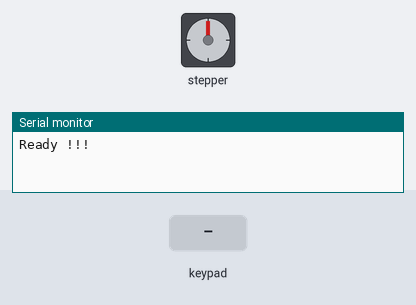
A sketch run on a simulated Arduino Uno, built with avr-gcc and run on an emulated ATmega328P. Shown: stepper motor, the last lines printed to the serial monitor. The inputs (shaded band) are chosen by the test bench. Stepper angles assume 512 steps per turn.

Above: at 1.2 s.
1.3 s: keypad keys 0 8 2 4 pressed 0.4 s apart
At 2.65 s:
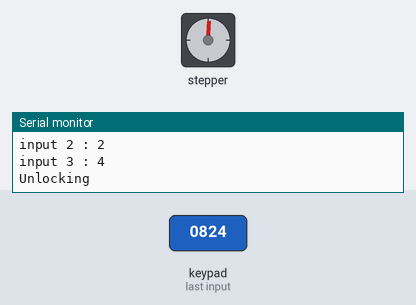
At 3.28 s:
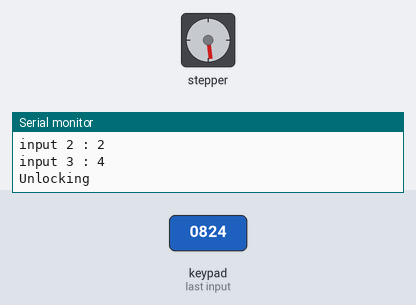
Timing chart, 0 to 5.3 s (numbered marks = the images above; inputs shaded):
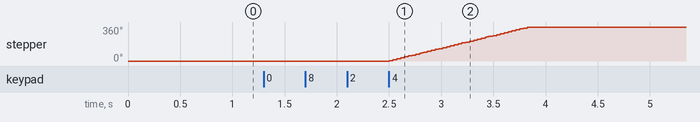

Measured:
- after the input at 1.3 s, stepper: turns 360° clockwise in 1.3 s, starting after 1.2 s

The sketch:

DoorProject.ino
```cpp
#include <Keypad.h>
#include <Stepper.h>

int index;
char key;
char unlockPassword[4] = {'0', '8', '2', '4'};
char lockPassword[4] = {'1', '9', '9', '8'};
bool unlock;
bool lock;
const int stepsPerRevolution = 512;
const int rolePerMinute = 45;
const int ROWS = 4;
const int COLS = 4;

char keys[ROWS][COLS] =
{
  {'1', '2','3', 'A'},
  {'4', '5','6', 'B'},
  {'7', '8','9', 'C'},
  {'*', '0','#', 'D'}
};
byte rowPins[ROWS] = {2,3,4,5};
byte colPins[COLS] = {6,7,8,9};

Keypad keypad = Keypad(makeKeymap(keys), rowPins, colPins, ROWS, COLS);
Stepper myStepper(stepsPerRevolution, 10, 11, 12, 13);

void setup()
{
  myStepper.setSpeed(rolePerMinute);
  Serial.begin(9600);
}

void loop()
{
  char input[4];
  Serial.print("Ready !!! ");
  while (index != 4)
  {
    key = keypad.getKey();
    if (key != NO_KEY)
    {
      input[index] = key;
      Serial.print("\ninput ");
      Serial.print(index);
      Serial.print(" : ");
      Serial.print(input[index]);
      index++;
    }
  }

  for (int i = 0; i < 4; i++)
  {
    if (input[i] == unlockPassword[i])
    {
      unlock = true;
    }
    else
    {
      unlock = false;
      break;
    }
  }
  for (int i = 0; i < 4; i++)
  {
    if (input[i] == lockPassword[i])
    {
      lock = true;
    }
    else
    {
      lock = false;
      break;
    }
  }

  if (unlock)
  {
    Serial.println("\nUnlocking");
    myStepper.step(stepsPerRevolution);
    delay(500);
  }
  else if(lock)
  {
    Serial.println("\nLocking");
    myStepper.step(-stepsPerRevolution);
    delay(500);
  }
  else
  {
    Serial.print("\nIncorrect Password !!");
    delay(1000);
  }
}
```
